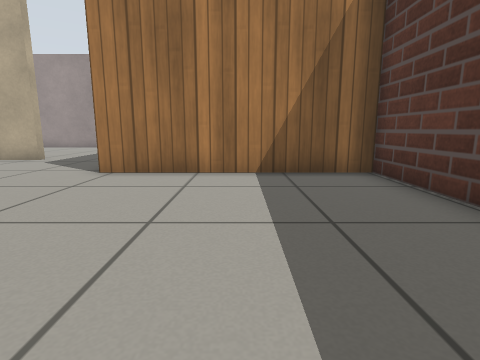
View 1 (above)

24 first-person views from a walk through a robot-simulator world made for Gazebo. The camera is 0.5 m above the floor, tilts 10° down and sees 80° across. The floor is counted in squares, 0.5 m on a side. Each view is taken from the middle of a square. On the plan, view 1 faces up. The plan holds only what a view shows up to about 11 squares ahead; the rest is blank. The place goes on beyond the plan. Simple patterns stand in for the simulator's built-in surfaces.

View 2
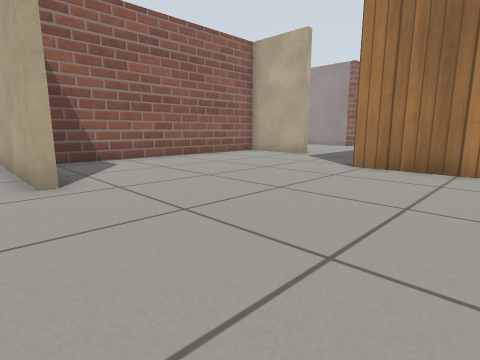

View 3
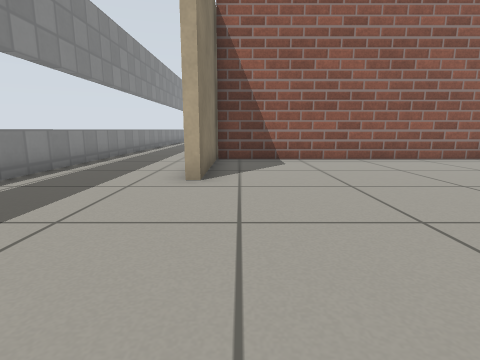

View 4
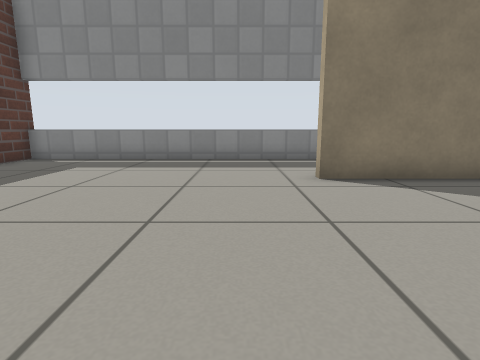

View 5
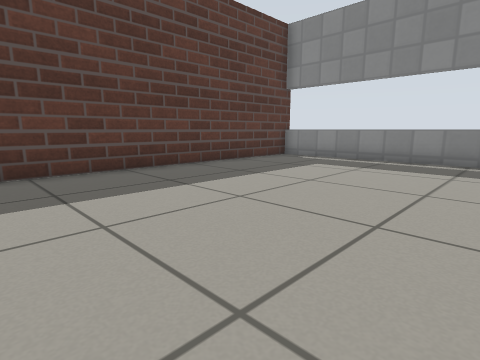

View 6
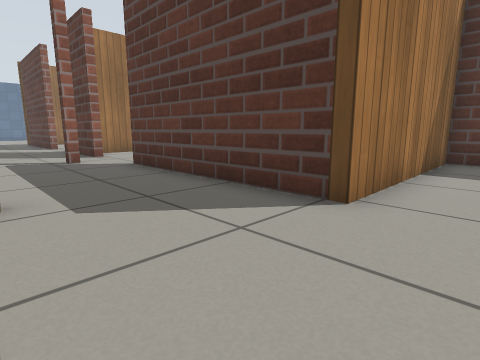

View 7
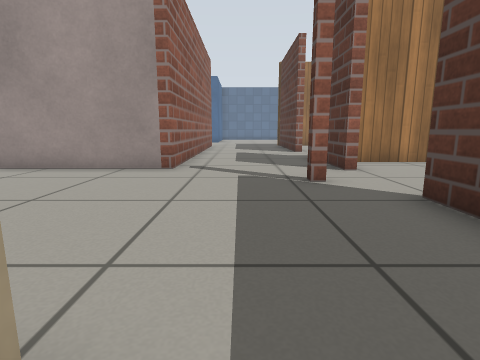

View 8
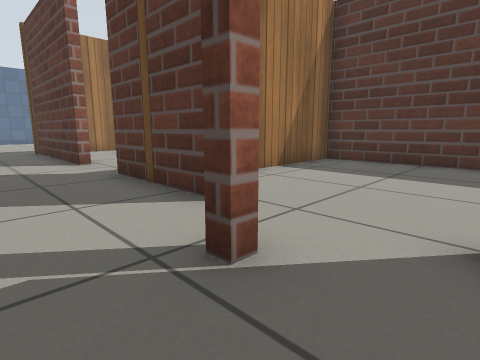

View 9
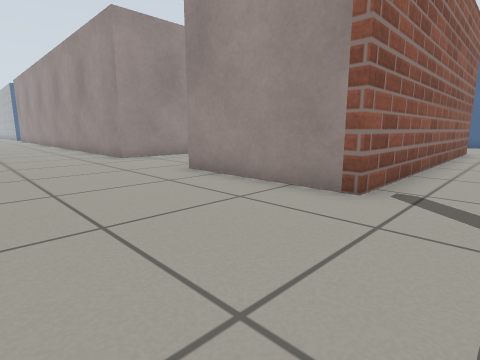

View 10
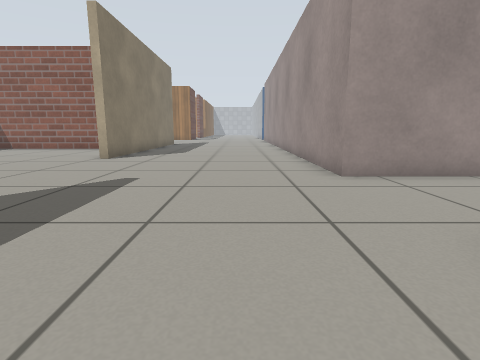

View 11
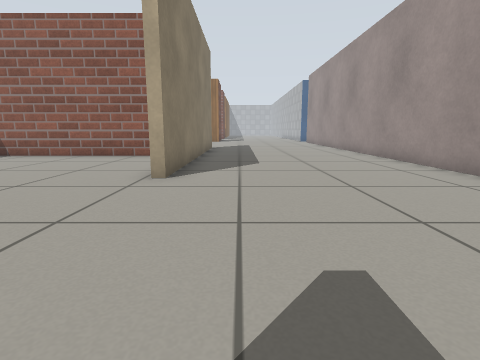

View 12
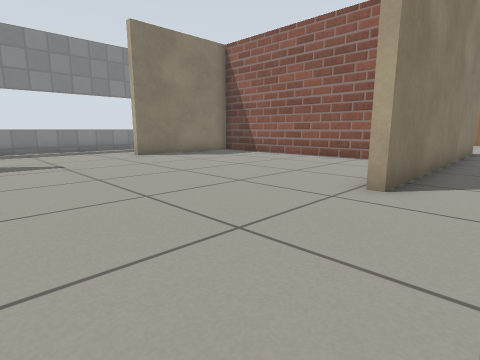

View 13
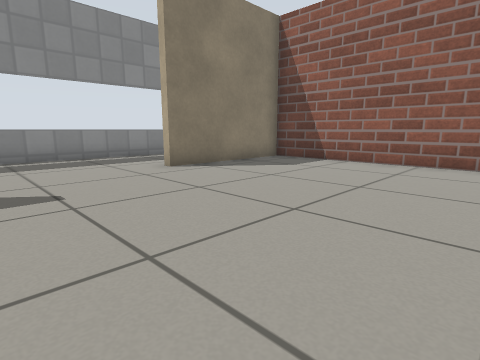

View 14
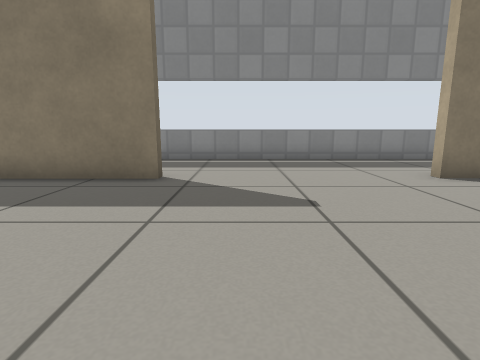

View 15
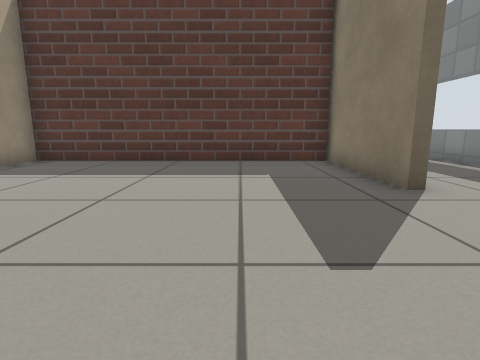

View 16
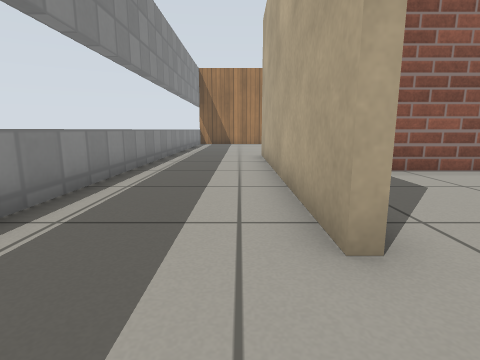

View 17
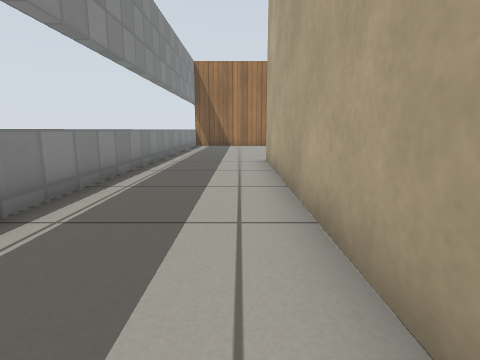

View 18
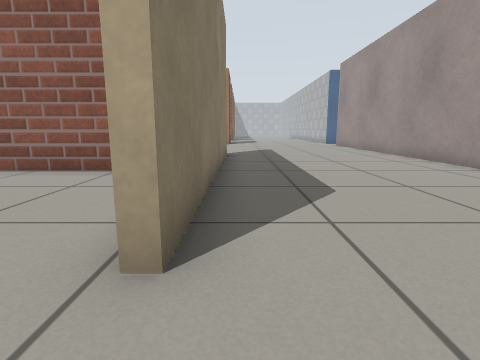

View 19
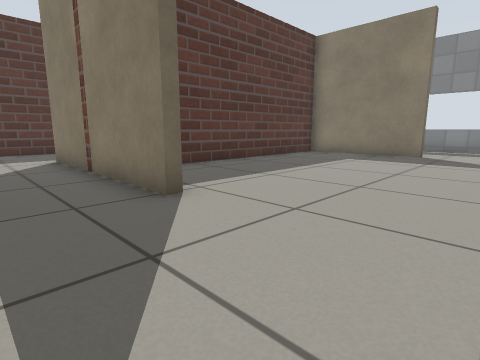

View 20
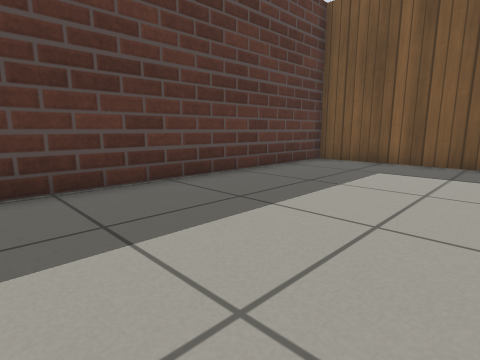

View 21
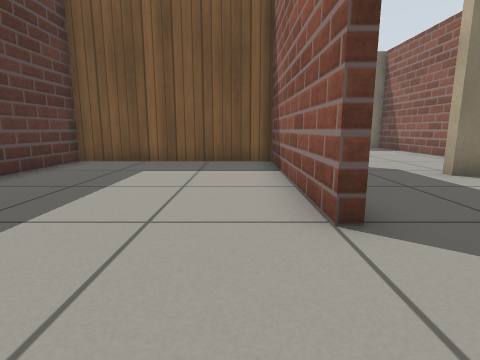

View 22
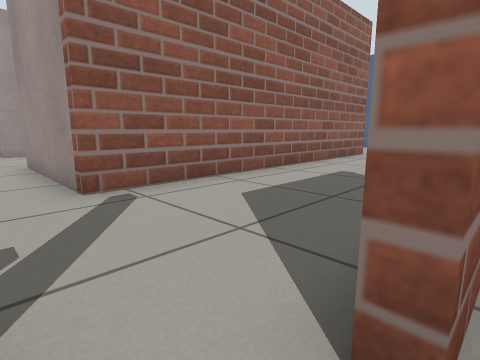

View 23
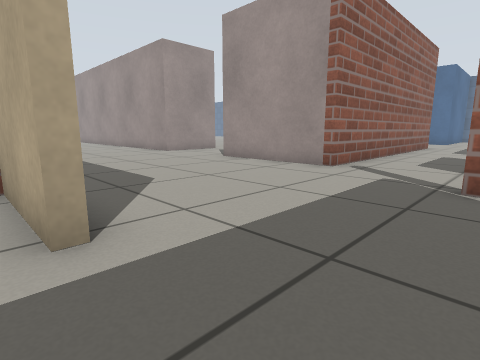

View 24
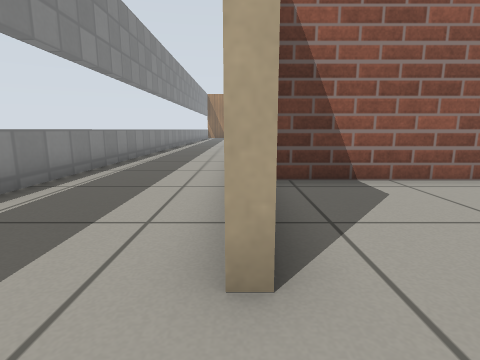

### Floor plan
Ten units are one square. View 1 is at (0, 0); x grows to the right and y downward. Boxes are objects, and circles mark ways between rooms. Rooms are numbered by the first view taken in them; rooms with no view inside come last. Other rooms are left out.
<svg viewBox="-300 -270 336 316">
<path fill="none" stroke="#000" d="M-56 37 31 37M-67 -95 -96 -95 -96 -2M-100 -2 -56 -2M31 41 31 -66 -33 -66 -33 -86M-132 -94 -132 -98 -67 -98 -67 -95M-144 -2 -100 -2M-161 -163 -295 -163M-249 -76 -249 -2 -202 -2 -202 1 -294 1M-99 -2 -99 -95 -114 -95M-33 -86 -33 -132M-56 1 -104 1M-42 -145 -46 -145 -46 -149M-295 -95 -198 -95M-33 -160 -33 -196M-295 37 -56 37M-35 -219 -35 -265M-77 -265 -77 -163 -122 -163M-30 -132 -30 -69 31 -69 31 -179 -24 -179M-30 -160 -33 -160M-30 -171 -30 -160"/>
<circle cx="-50" cy="-95" r="3" fill="#2a7"/>
<circle cx="-60" cy="20" r="3" fill="#2a7"/>
<circle cx="-30" cy="-150" r="3" fill="#2a7"/>
<text x="-30" y="-30">1</text>
<text x="-160" y="-80">2</text>
<text x="0" y="-130">3</text>
</svg>
Room 1 opens to room 2. Room 2 opens to room 3.

Where each view was taken, in squares from view 1:
view 1: 0 up, 0 right, facing up
view 2: 1 down, 0 right, facing up-left
view 3: 1 up, 0 right, facing left
view 4: 6 up, 4 left, facing down
view 5: 6 up, 4 left, facing down-right
view 6: 5 up, 7 left, facing up-right
view 7: 9 up, 6 left, facing up
view 8: 13 up, 6 left, facing up-right
view 9: 12 up, 6 left, facing up-left
view 10: 14 up, 10 left, facing left
view 11: 11 up, 14 left, facing left
view 12: 11 up, 15 left, facing down-left
view 13: 7 up, 16 left, facing down-left
view 14: 6 up, 16 left, facing down
view 15: 3 up, 19 left, facing right
view 16: 1 down, 18 left, facing left
view 17: 1 down, 20 left, facing left
view 18: 10 up, 18 left, facing left
view 19: 12 up, 17 left, facing down-right
view 20: 16 up, 2 left, facing down-right
view 21: 16 up, 2 left, facing down
view 22: 15 up, 3 left, facing up-left
view 23: 9 up, 4 left, facing up-left
view 24: 0 up, 4 left, facing left
